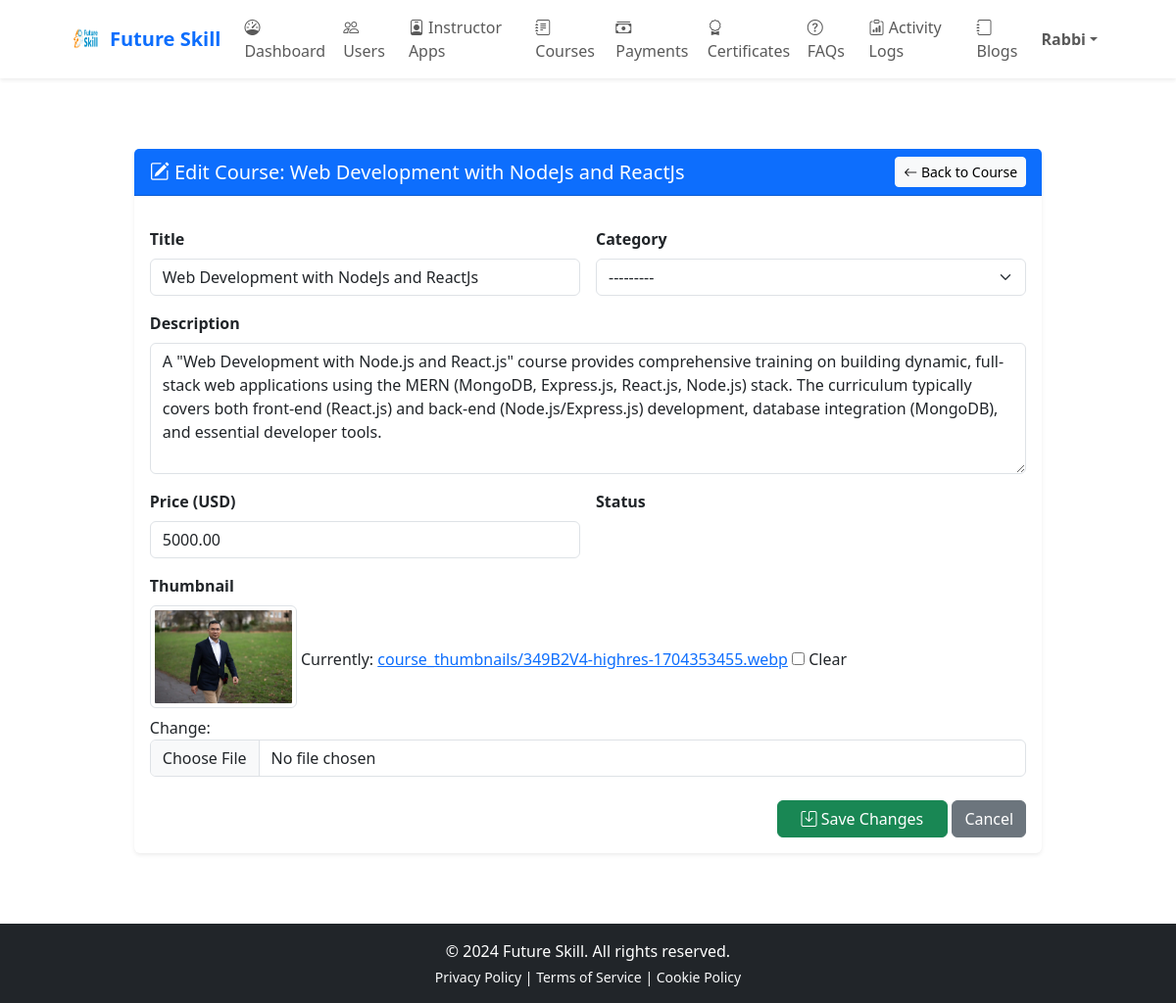
/courses/9/edit/ (signed in), run on the app's committed database.
### apps/accounts/models.py (models this page shows, shortened)
class User(AbstractUser):
    STUDENT = "student"
    INSTRUCTOR = "instructor"
    ADMIN = "admin"
    LEARNER = "learner"
    ROLE_CHOICES = (
        (STUDENT, "Student"),
        (INSTRUCTOR, "Instructor"),
        (ADMIN, "Admin"),
    )
    role = models.CharField(
        max_length=20,
        choices=ROLE_CHOICES,
        default=STUDENT,
    )
    avatar = models.ImageField(upload_to="avatars/", null=True, blank=True)
    is_approved = models.BooleanField(default=False)

### apps/courses/models.py (models this page shows, shortened)
class Course(models.Model):
    STATUS_DRAFT = "draft"
    STATUS_PENDING = "pending"
    STATUS_APPROVED = "approved"
    STATUS_REJECTED = "rejected"
    STATUS_PUBLISHED = "published"
    STATUS_ARCHIVED = "archived"
    STATUS_CHOICES = [
        (STATUS_DRAFT, "Draft"),
        (STATUS_PENDING, "Pending Approval"),
        (STATUS_APPROVED, "Approved"),
        (STATUS_REJECTED, "Rejected"),
        (STATUS_PUBLISHED, "Published"),
        (STATUS_ARCHIVED, "Archived"),
    ]
    LEVEL_BEGINNER = "beginner"
    LEVEL_INTERMEDIATE = "intermediate"
    LEVEL_ADVANCED = "advanced"
    LEVEL_CHOICES = [
        (LEVEL_BEGINNER, "Beginner"),
        (LEVEL_INTERMEDIATE, "Intermediate"),
        (LEVEL_ADVANCED, "Advanced"),
    ]
    title = models.CharField(max_length=255)
    slug = models.SlugField(unique=True, blank=True)
    short_description = models.CharField(max_length=300, blank=True)
    description = models.TextField(blank=True)  # full description
    language = models.CharField(max_length=50, default="en")
    level = models.CharField(max_length=20, choices=LEVEL_CHOICES, default=LEVEL_BEGINNER)
    instructor = models.ForeignKey(
        settings.AUTH_USER_MODEL, on_delete=models.CASCADE, related_name='courses'
    )
    category = models.ForeignKey(Category, on_delete=models.SET_NULL, null=True, blank=True)
    price = models.DecimalField(max_digits=10, decimal_places=2, default=0)
    discount_price = models.DecimalField(max_digits=10, decimal_places=2, null=True, blank=True)
    status = models.CharField(max_length=20, choices=STATUS_CHOICES, default=STATUS_DRAFT)
    status_note = models.TextField(blank=True, help_text="Optional notes for approval/rejection.")
    approved_at = models.DateTimeField(null=True, blank=True)
    approved_by = models.ForeignKey(
        settings.AUTH_USER_MODEL,
        on_delete=models.SET_NULL,
        null=True,
        blank=True,
        related_name="approved_courses",
    )
    published_at = models.DateTimeField(null=True, blank=True)
    thumbnail = models.ImageField(upload_to="course_thumbnails/", blank=True, null=True)
    created_at = models.DateTimeField(auto_now_add=True)
    updated_at = models.DateTimeField(auto_now=True)

### apps/courses/views.py (the view)
# urls.py: path("<int:course_id>/edit/", views.course_edit, name="course_edit"),
@login_required
def course_edit(request, course_id):
    course = get_object_or_404(Course, id=course_id)
    if not (request.user.is_staff or request.user == course.instructor):
        messages.error(request, "You do not have permission to edit this course.")
        return redirect('home')
    if request.method == 'POST':
        form = CourseForm(request.POST, request.FILES, instance=course)
        if form.is_valid():
            updated_course = form.save(commit=False)
            if not request.user.is_staff and request.user.role != "admin":
                if updated_course.status in [Course.STATUS_DRAFT, Course.STATUS_REJECTED]:
                    updated_course.status = Course.STATUS_PENDING
                    updated_course.status_note = "Resubmitted after edit"
            updated_course.save()
            messages.success(request, f"Course '{updated_course.title}' updated successfully.")
            return redirect('courses:course_detail', course_id=course.id)
        else:
            messages.error(request, "Please correct the errors below.")
    else:
        form = CourseForm(instance=course)
    return render(request, 'courses/course_edit.html', {
        'form': form,
        'course': course,
        'can_edit_status': request.user.is_staff or getattr(request.user, "role", "") == "admin",
    })

### apps/core/context_processors.py (called while the page is built, shortened)
def user_role_context(request):
    user = getattr(request, "user", None)
    role = getattr(user, "role", None)
    is_student = role in ("student", "learner")
    is_instructor = role == "instructor"
    is_admin = role == "admin" or getattr(user, "is_staff", False)
    return {
        "user_role": role,
        "is_student_user": is_student,
        "is_instructor_user": is_instructor,
        "is_admin_user": is_admin,
    }

### apps/courses/models.py (called while the page is built)
    def __str__(self):
        return self.name

### templates/courses/course_edit.html (shortened to what this page needs)
{% extends "base.html" %}
{% load static %}
{% block content %}
<div class="container mt-5 mb-5">
  <div class="card shadow-sm border-0">
    <div class="card-header bg-primary text-white d-flex justify-content-between align-items-center">
      <h5 class="mb-0">
        <i class="bi bi-pencil-square"></i> Edit Course: {{ course.title }}
      </h5>
      <a href="{% url 'courses:course_detail' course.id %}" class="btn btn-light btn-sm">
        <i class="bi bi-arrow-left"></i> Back to Course
      </a>
    </div>
    <div class="card-body">
      <form method="post" enctype="multipart/form-data" class="mt-3">
        <div class="row g-3">
          <div class="col-md-6">
            <label class="form-label fw-bold">Title</label>
            {{ form.title }}
          </div>
          <div class="col-md-6">
            <label class="form-label fw-bold">Category</label>
            {{ form.category }}
          </div>
          <div class="col-md-12">
            <label class="form-label fw-bold">Description</label>
            {{ form.description }}
          </div>
          <div class="col-md-6">
            <label class="form-label fw-bold">Price (USD)</label>
            {{ form.price }}
          </div>
          {% if can_edit_status %}
          <div class="col-md-6">
            <label class="form-label fw-bold">Status</label>
          </div>
          {% endif %}
          <div class="col-md-12">
            <label class="form-label fw-bold">Thumbnail</label><br>
            {% if course.thumbnail %}
              <img src="{{ course.thumbnail.url }}" class="img-thumbnail mb-2" width="150" alt="Course Thumbnail">
            {% endif %}
            {{ form.thumbnail }}
          </div>
        </div>
        <div class="mt-4 text-end">
          <button type="submit" class="btn btn-success px-4">
            <i class="bi bi-save"></i> Save Changes
          </button>
          <a href="{% url 'courses:course_list' %}" class="btn btn-secondary">
            Cancel
          </a>
        </div>
      </form>
    </div>
  </div>
</div>
{% endblock %}

### templates/partials/header_admin.html (shortened to what this page needs)
{% load static %}
<nav class="navbar navbar-expand-lg navbar-light bg-white shadow-sm sticky-top">
  <div class="container">
    <a class="navbar-brand d-flex align-items-center fw-bold" href="{% url 'admin_tools:dashboard' %}">
      <img src="{% static 'images/logo.png' %}" width="32" height="32" class="me-2" alt="Future Skill">
      <span class="text-primary">Future Skill</span>
    </a>
    <div class="collapse navbar-collapse" id="adminTopNav">
      <ul class="navbar-nav me-auto">
        <li class="nav-item"><a class="nav-link" href="{% url 'admin_tools:dashboard' %}"><i class="bi bi-speedometer"></i> Dashboard</a></li>
        <li class="nav-item"><a class="nav-link" href="{% url 'admin_tools:user_management_list' %}"><i class="bi bi-people"></i> Users</a></li>
        <li class="nav-item"><a class="nav-link" href="{% url 'admin_tools:instructor_applications' %}"><i class="bi bi-person-badge"></i> Instructor Apps</a></li>
        <li class="nav-item"><a class="nav-link" href="{% url 'admin_tools:admin_course_list' %}"><i class="bi bi-journal-text"></i> Courses</a></li>
        <li class="nav-item"><a class="nav-link" href="{% url 'payments:admin_payments' %}"><i class="bi bi-cash-stack"></i> Payments</a></li>
        <li class="nav-item"><a class="nav-link" href="{% url 'admin_tools:certificate_list' %}"><i class="bi bi-award"></i> Certificates</a></li>
        <li class="nav-item"><a class="nav-link" href="{% url 'admin_tools:faq_manage' %}"><i class="bi bi-question-circle"></i> FAQs</a></li>
        <li class="nav-item"><a class="nav-link" href="{% url 'admin_tools:admin_logs' %}"><i class="bi bi-clipboard-data"></i> Activity Logs</a></li>
        <li class="nav-item"><a class="nav-link" href="{% url 'admin_tools:blog_admin_list' %}"><i class="bi bi-journal"></i> Blogs</a></li>
      </ul>
      <ul class="navbar-nav ms-auto align-items-center">
        <li class="nav-item dropdown">
          <a class="nav-link dropdown-toggle fw-semibold" href="#" data-bs-toggle="dropdown">{{ request.user.get_full_name|default:request.user.username }}</a>
        </li>
      </ul>
    </div>
  </div>
</nav>

### templates/base.html (style rules this page uses)
.container, .container-fluid { max-width: 90% !important; margin-left: auto; margin-right: auto; }

### data on the page
User: user.get_full_name "Rabbi"
Course: title "Web Development with NodeJs and ReactJs", category "---------", description "A \"Web Development with Node.js and React.js\" course provides comprehensive training on building dynamic, full-stack web applications using the MERN (MongoDB, Express.js, React.js, Node.js) stack. The curriculum typically covers both front-end (React.js) and back-end (Node.js/Express.js) development, database integration (MongoDB), and essential developer tools.", price "5000.00", thumbnail (picture)

### other printed values
{{ now.year|default:"2024" }} "2024"
